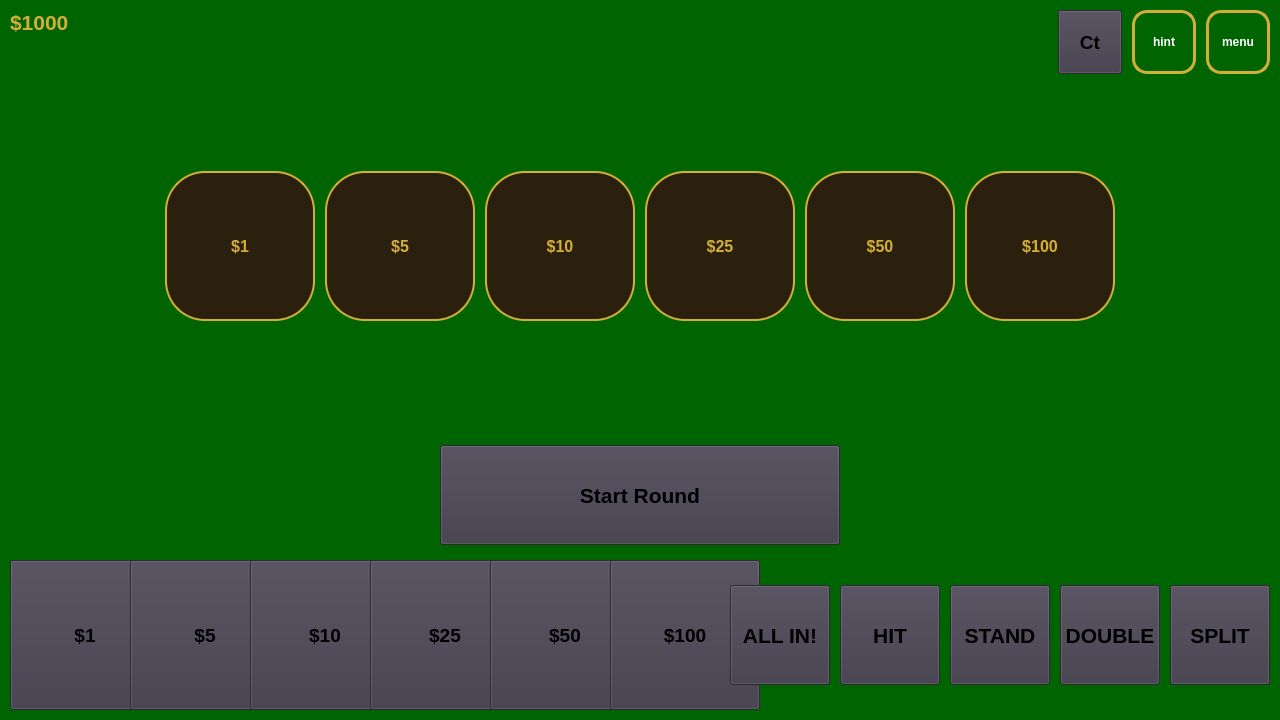
<?xml version="1.0" encoding="UTF-8"?>
<ui version="4.0">
 <class>GameWidget</class>
 <widget class="QWidget" name="GameWidget">
  <property name="windowModality">
   <enum>Qt::WindowModality::ApplicationModal</enum>
  </property>
  <property name="geometry">
   <rect>
    <x>0</x>
    <y>0</y>
    <width>1280</width>
    <height>720</height>
   </rect>
  </property>
  <property name="sizePolicy">
   <sizepolicy hsizetype="Expanding" vsizetype="Expanding">
    <horstretch>0</horstretch>
    <verstretch>0</verstretch>
   </sizepolicy>
  </property>
  <property name="minimumSize">
   <size>
    <width>640</width>
    <height>360</height>
   </size>
  </property>
  <property name="windowTitle">
   <string>Form</string>
  </property>
  <property name="autoFillBackground">
   <bool>false</bool>
  </property>
  <property name="styleSheet">
   <string notr="true">background-color: rgb(0, 100, 0);</string>
  </property>
  <layout class="QVBoxLayout" name="mainVerticalLayout">
   <property name="spacing">
    <number>10</number>
   </property>
   <property name="leftMargin">
    <number>10</number>
   </property>
   <property name="topMargin">
    <number>10</number>
   </property>
   <property name="rightMargin">
    <number>10</number>
   </property>
   <property name="bottomMargin">
    <number>10</number>
   </property>
   <item>
    <layout class="QHBoxLayout" name="topHorizontalLayout">
     <item>
      <layout class="QVBoxLayout" name="labelsVerticalLayout">
       <property name="spacing">
        <number>5</number>
       </property>
       <item alignment="Qt::AlignmentFlag::AlignLeft|Qt::AlignmentFlag::AlignTop">
        <widget class="QLabel" name="balanceLabel">
         <property name="styleSheet">
          <string>font-size: 16pt; font-weight: bold; color: #d4af37;</string>
         </property>
         <property name="text">
          <string>$1000</string>
         </property>
        </widget>
       </item>
       <item alignment="Qt::AlignmentFlag::AlignLeft|Qt::AlignmentFlag::AlignBottom">
        <widget class="QLabel" name="betLabel">
         <property name="minimumSize">
          <size>
           <width>0</width>
           <height>25</height>
          </size>
         </property>
         <property name="visible">
          <bool>false</bool>
         </property>
         <property name="styleSheet">
          <string>font-size: 14pt; font-weight: bold; color: #ff4444;</string>
         </property>
         <property name="text">
          <string/>
         </property>
        </widget>
       </item>
      </layout>
     </item>
     <item>
      <widget class="QPushButton" name="showCountButton">
       <property name="sizePolicy">
        <sizepolicy hsizetype="Fixed" vsizetype="Fixed">
         <horstretch>64</horstretch>
         <verstretch>64</verstretch>
        </sizepolicy>
       </property>
       <property name="minimumSize">
        <size>
         <width>64</width>
         <height>64</height>
        </size>
       </property>
       <property name="maximumSize">
        <size>
         <width>64</width>
         <height>64</height>
        </size>
       </property>
       <property name="styleSheet">
        <string notr="true">font-size: 14pt; font-weight: bold;
background-color: rgb(61, 56, 70);</string>
       </property>
       <property name="text">
        <string>Ct</string>
       </property>
      </widget>
     </item>
     <item>
      <widget class="QPushButton" name="strategyChartButton">
       <property name="sizePolicy">
        <sizepolicy hsizetype="Fixed" vsizetype="Fixed">
         <horstretch>0</horstretch>
         <verstretch>0</verstretch>
        </sizepolicy>
       </property>
       <property name="minimumSize">
        <size>
         <width>64</width>
         <height>64</height>
        </size>
       </property>
       <property name="maximumSize">
        <size>
         <width>64</width>
         <height>64</height>
        </size>
       </property>
       <property name="styleSheet">
        <string notr="true">QPushButton{
	background-color: qlineargradient(
		spread:pad,
		x1:0, y1:0, x2:0, y2:1,
		stop:0 #2b1f0e
		stop:1 #8c6c26
	);

	color: white;
	font-weight: bold;
	border: 3px solid #d4af37;
	border-radius: 15px;
	padding: 10px;
}

QPushButton:hover{
	background-color: qlineargradient(
		spread:pad,
		x1:0, y1:0, x2:0, y2:1,
		stop:0 #3b2f1c,
		stop:1 #ad8c32
	);
}</string>
       </property>
       <property name="text">
        <string>hint</string>
       </property>
      </widget>
     </item>
     <item>
      <widget class="QPushButton" name="returnButton">
       <property name="sizePolicy">
        <sizepolicy hsizetype="Fixed" vsizetype="Fixed">
         <horstretch>64</horstretch>
         <verstretch>64</verstretch>
        </sizepolicy>
       </property>
       <property name="minimumSize">
        <size>
         <width>64</width>
         <height>64</height>
        </size>
       </property>
       <property name="maximumSize">
        <size>
         <width>64</width>
         <height>64</height>
        </size>
       </property>
       <property name="styleSheet">
        <string notr="true">QPushButton{
	background-color: qlineargradient(
		spread:pad,
		x1:0, y1:0, x2:0, y2:1,
		stop:0 #2b1f0e
		stop:1 #8c6c26
	);

	color: white;
	font-weight: bold;
	border: 3px solid #d4af37;
	border-radius: 15px;
	padding: 10px;
}

QPushButton:hover{
	background-color: qlineargradient(
		spread:pad,
		x1:0, y1:0, x2:0, y2:1,
		stop:0 #3b2f1c,
		stop:1 #ad8c32
	);
}</string>
       </property>
       <property name="text">
        <string>menu</string>
       </property>
      </widget>
     </item>
    </layout>
   </item>
   <item>
    <spacer name="betDisplayTopSpacer">
     <property name="orientation">
      <enum>Qt::Orientation::Vertical</enum>
     </property>
     <property name="sizeHint" stdset="0">
      <size>
       <width>20</width>
       <height>40</height>
      </size>
     </property>
    </spacer>
   </item>
   <item>
    <layout class="QHBoxLayout" name="betDisplayLayout" stretch="0,0,0,0,0,0,0,0">
     <property name="spacing">
      <number>10</number>
     </property>
     <item>
      <spacer name="displayChipsLeftSpacer">
       <property name="orientation">
        <enum>Qt::Orientation::Horizontal</enum>
       </property>
       <property name="sizeHint" stdset="0">
        <size>
         <width>40</width>
         <height>20</height>
        </size>
       </property>
      </spacer>
     </item>
     <item>
      <layout class="QVBoxLayout" name="betDisplay1Layout">
       <property name="spacing">
        <number>5</number>
       </property>
       <item>
        <widget class="QPushButton" name="betDisplay1Button">
         <property name="minimumSize">
          <size>
           <width>150</width>
           <height>150</height>
          </size>
         </property>
         <property name="maximumSize">
          <size>
           <width>150</width>
           <height>150</height>
          </size>
         </property>
         <property name="visible">
          <bool>false</bool>
         </property>
         <property name="styleSheet">
          <string>font-size: 12pt; font-weight: bold; background-color: #2b1f0e; color: #d4af37; border: 2px solid #d4af37; border-radius: 40px;</string>
         </property>
         <property name="text">
          <string>$1</string>
         </property>
        </widget>
       </item>
       <item>
        <widget class="QLabel" name="betDisplay1CountLabel">
         <property name="visible">
          <bool>false</bool>
         </property>
         <property name="styleSheet">
          <string notr="true">font-size: 14pt; font-weight: bold; color: white;</string>
         </property>
         <property name="text">
          <string/>
         </property>
         <property name="alignment">
          <set>Qt::AlignmentFlag::AlignHCenter|Qt::AlignmentFlag::AlignTop</set>
         </property>
        </widget>
       </item>
      </layout>
     </item>
     <item>
      <layout class="QVBoxLayout" name="betDisplay5Layout">
       <property name="spacing">
        <number>5</number>
       </property>
       <item>
        <widget class="QPushButton" name="betDisplay5Button">
         <property name="minimumSize">
          <size>
           <width>150</width>
           <height>150</height>
          </size>
         </property>
         <property name="maximumSize">
          <size>
           <width>150</width>
           <height>150</height>
          </size>
         </property>
         <property name="visible">
          <bool>false</bool>
         </property>
         <property name="styleSheet">
          <string>font-size: 12pt; font-weight: bold; background-color: #2b1f0e; color: #d4af37; border: 2px solid #d4af37; border-radius: 40px;</string>
         </property>
         <property name="text">
          <string>$5</string>
         </property>
        </widget>
       </item>
       <item>
        <widget class="QLabel" name="betDisplay5CountLabel">
         <property name="visible">
          <bool>false</bool>
         </property>
         <property name="styleSheet">
          <string notr="true">font-size: 14pt; font-weight: bold; color: white;</string>
         </property>
         <property name="text">
          <string/>
         </property>
         <property name="alignment">
          <set>Qt::AlignmentFlag::AlignHCenter|Qt::AlignmentFlag::AlignTop</set>
         </property>
        </widget>
       </item>
      </layout>
     </item>
     <item>
      <layout class="QVBoxLayout" name="betDisplay10Layout">
       <property name="spacing">
        <number>5</number>
       </property>
       <item>
        <widget class="QPushButton" name="betDisplay10Button">
         <property name="minimumSize">
          <size>
           <width>150</width>
           <height>150</height>
          </size>
         </property>
         <property name="maximumSize">
          <size>
           <width>150</width>
           <height>150</height>
          </size>
         </property>
         <property name="visible">
          <bool>false</bool>
         </property>
         <property name="styleSheet">
          <string>font-size: 12pt; font-weight: bold; background-color: #2b1f0e; color: #d4af37; border: 2px solid #d4af37; border-radius: 40px;</string>
         </property>
         <property name="text">
          <string>$10</string>
         </property>
        </widget>
       </item>
       <item>
        <widget class="QLabel" name="betDisplay10CountLabel">
         <property name="visible">
          <bool>false</bool>
         </property>
         <property name="styleSheet">
          <string notr="true">font-size: 14pt; font-weight: bold; color: white;</string>
         </property>
         <property name="text">
          <string/>
         </property>
         <property name="alignment">
          <set>Qt::AlignmentFlag::AlignHCenter|Qt::AlignmentFlag::AlignTop</set>
         </property>
        </widget>
       </item>
      </layout>
     </item>
     <item>
      <layout class="QVBoxLayout" name="betDisplay25Layout">
       <property name="spacing">
        <number>5</number>
       </property>
       <item>
        <widget class="QPushButton" name="betDisplay25Button">
         <property name="minimumSize">
          <size>
           <width>150</width>
           <height>150</height>
          </size>
         </property>
         <property name="maximumSize">
          <size>
           <width>150</width>
           <height>150</height>
          </size>
         </property>
         <property name="visible">
          <bool>false</bool>
         </property>
         <property name="styleSheet">
          <string>font-size: 12pt; font-weight: bold; background-color: #2b1f0e; color: #d4af37; border: 2px solid #d4af37; border-radius: 40px;</string>
         </property>
         <property name="text">
          <string>$25</string>
         </property>
        </widget>
       </item>
       <item>
        <widget class="QLabel" name="betDisplay25CountLabel">
         <property name="visible">
          <bool>false</bool>
         </property>
         <property name="styleSheet">
          <string notr="true">font-size: 14pt; font-weight: bold; color: white;</string>
         </property>
         <property name="text">
          <string/>
         </property>
         <property name="alignment">
          <set>Qt::AlignmentFlag::AlignHCenter|Qt::AlignmentFlag::AlignTop</set>
         </property>
        </widget>
       </item>
      </layout>
     </item>
     <item>
      <layout class="QVBoxLayout" name="betDisplay50Layout">
       <property name="spacing">
        <number>5</number>
       </property>
       <item>
        <widget class="QPushButton" name="betDisplay50Button">
         <property name="minimumSize">
          <size>
           <width>150</width>
           <height>150</height>
          </size>
         </property>
         <property name="maximumSize">
          <size>
           <width>150</width>
           <height>150</height>
          </size>
         </property>
         <property name="visible">
          <bool>false</bool>
         </property>
         <property name="styleSheet">
          <string>font-size: 12pt; font-weight: bold; background-color: #2b1f0e; color: #d4af37; border: 2px solid #d4af37; border-radius: 40px;</string>
         </property>
         <property name="text">
          <string>$50</string>
         </property>
        </widget>
       </item>
       <item>
        <widget class="QLabel" name="betDisplay50CountLabel">
         <property name="visible">
          <bool>false</bool>
         </property>
         <property name="styleSheet">
          <string notr="true">font-size: 14pt; font-weight: bold; color: white;</string>
         </property>
         <property name="text">
          <string/>
         </property>
         <property name="alignment">
          <set>Qt::AlignmentFlag::AlignHCenter|Qt::AlignmentFlag::AlignTop</set>
         </property>
        </widget>
       </item>
      </layout>
     </item>
     <item>
      <layout class="QVBoxLayout" name="betDisplay100Layout">
       <property name="spacing">
        <number>5</number>
       </property>
       <item>
        <widget class="QPushButton" name="betDisplay100Button">
         <property name="minimumSize">
          <size>
           <width>150</width>
           <height>150</height>
          </size>
         </property>
         <property name="maximumSize">
          <size>
           <width>150</width>
           <height>150</height>
          </size>
         </property>
         <property name="visible">
          <bool>false</bool>
         </property>
         <property name="styleSheet">
          <string>font-size: 12pt; font-weight: bold; background-color: #2b1f0e; color: #d4af37; border: 2px solid #d4af37; border-radius: 40px;</string>
         </property>
         <property name="text">
          <string>$100</string>
         </property>
        </widget>
       </item>
       <item>
        <widget class="QLabel" name="betDisplay100CountLabel">
         <property name="visible">
          <bool>false</bool>
         </property>
         <property name="styleSheet">
          <string notr="true">font-size: 14pt; font-weight: bold; color: white;</string>
         </property>
         <property name="text">
          <string/>
         </property>
         <property name="alignment">
          <set>Qt::AlignmentFlag::AlignHCenter|Qt::AlignmentFlag::AlignTop</set>
         </property>
        </widget>
       </item>
      </layout>
     </item>
     <item>
      <spacer name="displayChipsRightSpacer">
       <property name="orientation">
        <enum>Qt::Orientation::Horizontal</enum>
       </property>
       <property name="sizeHint" stdset="0">
        <size>
         <width>40</width>
         <height>20</height>
        </size>
       </property>
      </spacer>
     </item>
    </layout>
   </item>
   <item>
    <spacer name="betDisplayBottomSpacer">
     <property name="orientation">
      <enum>Qt::Orientation::Vertical</enum>
     </property>
     <property name="sizeHint" stdset="0">
      <size>
       <width>20</width>
       <height>40</height>
      </size>
     </property>
    </spacer>
   </item>
   <item>
    <layout class="QVBoxLayout" name="bottomVerticalLayout">
     <property name="spacing">
      <number>15</number>
     </property>
     <item>
      <layout class="QHBoxLayout" name="startButtonLayout">
       <item alignment="Qt::AlignmentFlag::AlignHCenter|Qt::AlignmentFlag::AlignVCenter">
        <widget class="QPushButton" name="startRoundButton">
         <property name="sizePolicy">
          <sizepolicy hsizetype="Fixed" vsizetype="Fixed">
           <horstretch>0</horstretch>
           <verstretch>0</verstretch>
          </sizepolicy>
         </property>
         <property name="minimumSize">
          <size>
           <width>400</width>
           <height>100</height>
          </size>
         </property>
         <property name="maximumSize">
          <size>
           <width>400</width>
           <height>100</height>
          </size>
         </property>
         <property name="styleSheet">
          <string notr="true">font-size: 16pt; font-weight: bold;
background-color: rgb(61, 56, 70);</string>
         </property>
         <property name="text">
          <string>Start Round</string>
         </property>
        </widget>
       </item>
      </layout>
     </item>
     <item>
      <layout class="QHBoxLayout" name="bottomButtonsLayout">
       <property name="spacing">
        <number>10</number>
       </property>
       <item>
        <spacer name="chipButtonsLeftSpacer">
         <property name="orientation">
          <enum>Qt::Orientation::Horizontal</enum>
         </property>
         <property name="sizeHint" stdset="0">
          <size>
           <width>40</width>
           <height>20</height>
          </size>
         </property>
        </spacer>
       </item>
       <item>
        <widget class="QPushButton" name="chip1Button">
         <property name="minimumSize">
          <size>
           <width>150</width>
           <height>150</height>
          </size>
         </property>
         <property name="maximumSize">
          <size>
           <width>150</width>
           <height>150</height>
          </size>
         </property>
         <property name="styleSheet">
          <string notr="true">font-size: 14pt; font-weight: bold;
background-color: rgb(61, 56, 70);</string>
         </property>
         <property name="text">
          <string>$1</string>
         </property>
        </widget>
       </item>
       <item>
        <widget class="QPushButton" name="chip5Button">
         <property name="minimumSize">
          <size>
           <width>150</width>
           <height>150</height>
          </size>
         </property>
         <property name="maximumSize">
          <size>
           <width>150</width>
           <height>150</height>
          </size>
         </property>
         <property name="styleSheet">
          <string notr="true">font-size: 14pt; font-weight: bold;
background-color: rgb(61, 56, 70);</string>
         </property>
         <property name="text">
          <string>$5</string>
         </property>
        </widget>
       </item>
       <item>
        <widget class="QPushButton" name="chip10Button">
         <property name="minimumSize">
          <size>
           <width>150</width>
           <height>150</height>
          </size>
         </property>
         <property name="maximumSize">
          <size>
           <width>150</width>
           <height>150</height>
          </size>
         </property>
         <property name="styleSheet">
          <string notr="true">font-size: 14pt; font-weight: bold;
background-color: rgb(61, 56, 70);</string>
         </property>
         <property name="text">
          <string>$10</string>
         </property>
        </widget>
       </item>
       <item>
        <widget class="QPushButton" name="chip25Button">
         <property name="minimumSize">
          <size>
           <width>150</width>
           <height>150</height>
          </size>
         </property>
         <property name="maximumSize">
          <size>
           <width>150</width>
           <height>150</height>
          </size>
         </property>
         <property name="styleSheet">
          <string notr="true">font-size: 14pt; font-weight: bold;
background-color: rgb(61, 56, 70);</string>
         </property>
         <property name="text">
          <string>$25</string>
         </property>
        </widget>
       </item>
       <item>
        <widget class="QPushButton" name="chip50Button">
         <property name="minimumSize">
          <size>
           <width>150</width>
           <height>150</height>
          </size>
         </property>
         <property name="maximumSize">
          <size>
           <width>150</width>
           <height>150</height>
          </size>
         </property>
         <property name="styleSheet">
          <string notr="true">font-size: 14pt; font-weight: bold;
background-color: rgb(61, 56, 70);</string>
         </property>
         <property name="text">
          <string>$50</string>
         </property>
        </widget>
       </item>
       <item>
        <widget class="QPushButton" name="chip100Button">
         <property name="minimumSize">
          <size>
           <width>150</width>
           <height>150</height>
          </size>
         </property>
         <property name="maximumSize">
          <size>
           <width>150</width>
           <height>150</height>
          </size>
         </property>
         <property name="styleSheet">
          <string notr="true">font-size: 14pt; font-weight: bold;
background-color: rgb(61, 56, 70);</string>
         </property>
         <property name="text">
          <string>$100</string>
         </property>
        </widget>
       </item>
       <item>
        <widget class="QPushButton" name="betAllButton">
         <property name="minimumSize">
          <size>
           <width>100</width>
           <height>100</height>
          </size>
         </property>
         <property name="maximumSize">
          <size>
           <width>100</width>
           <height>100</height>
          </size>
         </property>
         <property name="styleSheet">
          <string notr="true">font-size: 16pt; font-weight: bold;
background-color: rgb(61, 56, 70);</string>
         </property>
         <property name="text">
          <string>ALL IN!</string>
         </property>
        </widget>
       </item>
       <item>
        <widget class="QPushButton" name="hitButton">
         <property name="sizePolicy">
          <sizepolicy hsizetype="Fixed" vsizetype="Fixed">
           <horstretch>0</horstretch>
           <verstretch>0</verstretch>
          </sizepolicy>
         </property>
         <property name="minimumSize">
          <size>
           <width>100</width>
           <height>100</height>
          </size>
         </property>
         <property name="font">
          <font>
           <pointsize>16</pointsize>
           <bold>true</bold>
          </font>
         </property>
         <property name="styleSheet">
          <string notr="true">font-size: 16pt; font-weight: bold;
background-color: rgb(61, 56, 70);</string>
         </property>
         <property name="text">
          <string>HIT</string>
         </property>
        </widget>
       </item>
       <item>
        <widget class="QPushButton" name="standButton">
         <property name="sizePolicy">
          <sizepolicy hsizetype="Fixed" vsizetype="Fixed">
           <horstretch>0</horstretch>
           <verstretch>0</verstretch>
          </sizepolicy>
         </property>
         <property name="minimumSize">
          <size>
           <width>100</width>
           <height>100</height>
          </size>
         </property>
         <property name="font">
          <font>
           <pointsize>16</pointsize>
           <bold>true</bold>
          </font>
         </property>
         <property name="styleSheet">
          <string notr="true">font-size: 16pt; font-weight: bold;
background-color: rgb(61, 56, 70);</string>
         </property>
         <property name="text">
          <string>STAND</string>
         </property>
        </widget>
       </item>
       <item>
        <widget class="QPushButton" name="doubleButton">
         <property name="sizePolicy">
          <sizepolicy hsizetype="Fixed" vsizetype="Fixed">
           <horstretch>0</horstretch>
           <verstretch>0</verstretch>
          </sizepolicy>
         </property>
         <property name="minimumSize">
          <size>
           <width>100</width>
           <height>100</height>
          </size>
         </property>
         <property name="styleSheet">
          <string notr="true">font-size: 16pt; font-weight: bold;
background-color: rgb(61, 56, 70);</string>
         </property>
         <property name="text">
          <string>DOUBLE</string>
         </property>
        </widget>
       </item>
       <item>
        <widget class="QPushButton" name="splitButton">
         <property name="minimumSize">
          <size>
           <width>100</width>
           <height>100</height>
          </size>
         </property>
         <property name="styleSheet">
          <string notr="true">font-size: 16pt; font-weight: bold;
background-color: rgb(61, 56, 70);</string>
         </property>
         <property name="text">
          <string>SPLIT</string>
         </property>
        </widget>
       </item>
       <item>
        <spacer name="chipButtonsRightSpacer">
         <property name="orientation">
          <enum>Qt::Orientation::Horizontal</enum>
         </property>
         <property name="sizeHint" stdset="0">
          <size>
           <width>40</width>
           <height>20</height>
          </size>
         </property>
        </spacer>
       </item>
      </layout>
     </item>
    </layout>
   </item>
  </layout>
 </widget>
 <resources/>
 <connections/>
</ui>
